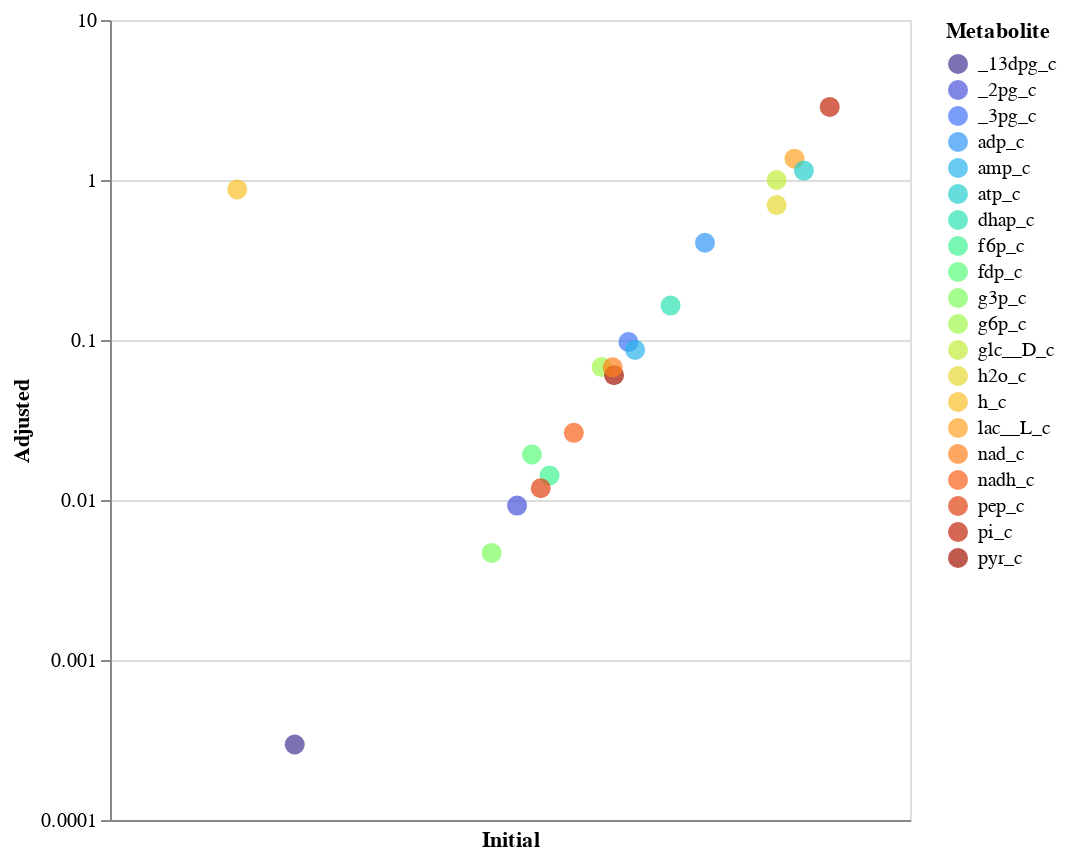

This figure's notebook cell:
### Code cell
conc_fig_comp = alt.Chart(conc_fig_df).mark_circle(size= 100).encode(
    alt.X("Initial", axis=alt.Axis( tickCount=0), scale=alt.Scale(type='log')),
    alt.Y('Adjusted',axis=alt.Axis( tickCount=5), 
    scale=alt.Scale(type='log')), 

    alt.Color('Metabolite', scale=alt.Scale(scheme='turbo')), 
    tooltip=['Metabolite', "Initial", "Adjusted"]
).properties(
    width=400,
    height=400).interactive()
conc_fig_comp

### Figure 1 — Vega-Lite specification as saved in the notebook (floating-point values rounded to 4 significant figures)
{"config": {"view": {"continuousWidth": 400, "continuousHeight": 300}}, "data": {"name": "data-16923a7ab6b3045719c9cee2bdb5b1f6"}, "mark": {"type": "circle", "size": 100}, "encoding": {"color": {"field": "Metabolite", "scale": {"scheme": "turbo"}, "type": "nominal"}, "tooltip": [{"field": "Metabolite", "type": "nominal"}, {"field": "Initial", "type": "quantitative"}, {"field": "Adjusted", "type": "quantitative"}], "x": {"axis": {"tickCount": 0}, "field": "Initial", "scale": {"type": "log"}, "type": "quantitative"}, "y": {"axis": {"tickCount": 5}, "field": "Adjusted", "scale": {"type": "log"}, "type": "quantitative"}}, "height": 400, "selection": {"selector001": {"type": "interval", "bind": "scales", "encodings": ["x", "y"]}}, "width": 400, "$schema": "https://vega.github.io/schema/vega-lite/v4.17.0.json", "datasets": {"data-16923a7ab6b3045719c9cee2bdb5b1f6": [{"Initial": 1.0, "Adjusted": 1.0, "Metabolite": "glc__D_c"}, {"Initial": 0.0486, "Adjusted": 0.06768, "Metabolite": "g6p_c"}, {"Initial": 0.0198, "Adjusted": 0.01422, "Metabolite": "f6p_c"}, {"Initial": 0.0146, "Adjusted": 0.01926, "Metabolite": "fdp_c"}, {"Initial": 0.16, "Adjusted": 0.1641, "Metabolite": "dhap_c"}, {"Initial": 0.00728, "Adjusted": 0.00467, "Metabolite": "g3p_c"}, {"Initial": 0.000243, "Adjusted": 0.0002965, "Metabolite": "_13dpg_c"}, {"Initial": 0.0773, "Adjusted": 0.09715, "Metabolite": "_3pg_c"}, {"Initial": 0.0113, "Adjusted": 0.009231, "Metabolite": "_2pg_c"}, {"Initial": 0.017, "Adjusted": 0.01185, "Metabolite": "pep_c"}, {"Initial": 0.0603, "Adjusted": 0.0603, "Metabolite": "pyr_c"}, {"Initial": 1.36, "Adjusted": 1.36, "Metabolite": "lac__L_c"}, {"Initial": 0.0589, "Adjusted": 0.06746, "Metabolite": "nad_c"}, {"Initial": 0.0301, "Adjusted": 0.02628, "Metabolite": "nadh_c"}, {"Initial": 0.08673, "Adjusted": 0.08673, "Metabolite": "amp_c"}, {"Initial": 0.29, "Adjusted": 0.4053, "Metabolite": "adp_c"}, {"Initial": 1.6, "Adjusted": 1.145, "Metabolite": "atp_c"}, {"Initial": 2.5, "Adjusted": 2.863, "Metabolite": "pi_c"}, {"Initial": 8.998e-05, "Adjusted": 0.8731, "Metabolite": "h_c"}, {"Initial": 1.0, "Adjusted": 0.697, "Metabolite": "h2o_c"}]}}
